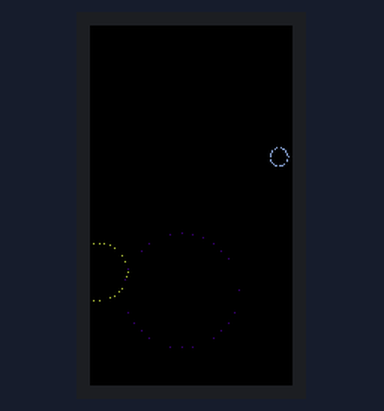
The program below on a simulated ESP32. Parts: 135×240 colour display.

Above: at 3.65 s.
At 8.05 s:
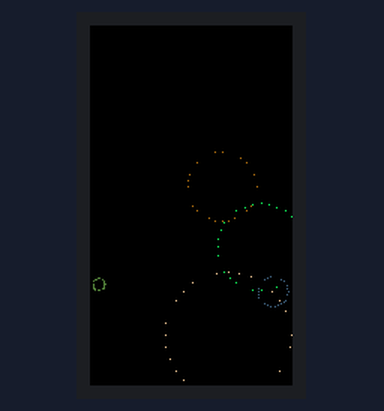
At 12.62 s:
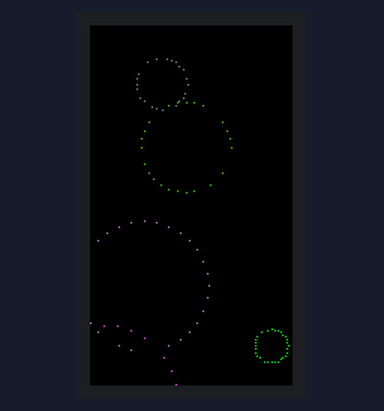
At 21.73 s:
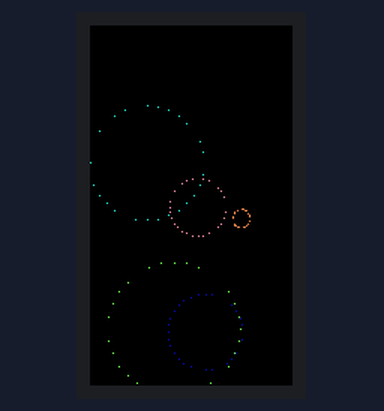
At 30.7 s:
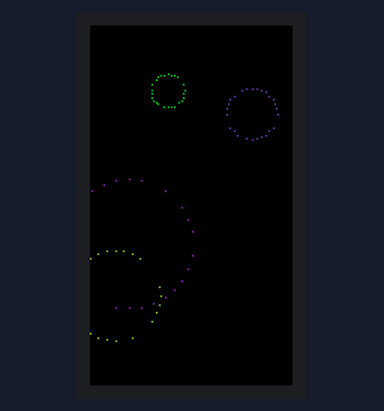
At 39.81 s:
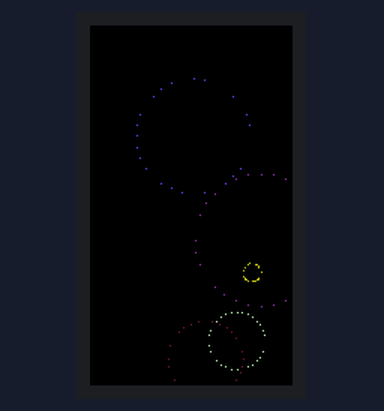

The program:

main.cpp
```cpp
#include "Burst.h"

#include <Arduino.h>
#include <TFT_eSPI.h>
#include <SPI.h>
#include <WiFi.h>
#include <random>

TFT_eSPI tft = TFT_eSPI();
std::default_random_engine rand_engine;
std::uniform_int_distribution<uint_fast16_t> dist_x(0, 134);
std::uniform_int_distribution<uint_fast16_t> dist_y(0, 239);
std::uniform_int_distribution<uint16_t> dist_colour(0, 0xffff);

unsigned int time_counter = 0;

uint_fast16_t rand_x()
{
    return dist_x(rand_engine);
}

uint_fast16_t rand_y()
{
    return dist_y(rand_engine);
}

uint_fast16_t rand_colour()
{
    return dist_colour(rand_engine);
}

const unsigned int MAX_BURSTS = 5;
Burst bursts[MAX_BURSTS];
unsigned int nbursts = 0;

void setup()
{
    // Init display.
    tft.init();
    tft.fillScreen(TFT_BLACK);

    // Init serial port.
    Serial.begin(115200);
}

void loop()
{
    if ((nbursts < MAX_BURSTS) && (time_counter == 0))
    {
        uint_fast16_t x = rand_x();
        uint_fast16_t y = rand_y();
        uint16_t colour = rand_colour();
        bursts[nbursts] = Burst(&tft, x, y, colour, TFT_BLACK, 50);
        nbursts += 1;
    }
    for (unsigned int k = 0; k < nbursts; ++k)
    {
        if (bursts[k].update_and_redraw() == 0)
        {
            uint_fast16_t x = rand_x();
            uint_fast16_t y = rand_y();
            uint16_t colour = rand_colour();
            bursts[k] = Burst(&tft, x, y, colour, TFT_BLACK, 50);
        }
    }
    time_counter = (time_counter + 1) & 0x1f;
    delay(50);
}
```

Burst.cpp
```cpp
#include "Burst.h"

/**
 * Fixed-point values of sin(0), sin(pi/16), sin(2*pi/16), ..., sin(8*pi/16).
 */
uint_fast16_t SIN_TABLE[9] = {
    0, 12, 24, 36, 45, 53, 59, 63, 64};

Burst::Burst(TFT_eSPI* tft, uint_fast16_t start_x, uint_fast16_t start_y,
             uint16_t colour, uint16_t background_colour, uint16_t glow_time) : tft(tft), colour(colour), background_colour(background_colour), remaining_time(glow_time)
{
    for (uint_fast8_t k = 0; k < 32; ++k)
    {
        pos_x[k] = start_x << 6;
        pos_y[k] = start_y << 6;
        if (k < 8)
        {
            speed_x[k] = SIN_TABLE[8 - k];
            speed_y[k] = SIN_TABLE[k];
        }
        else if (k < 16)
        {
            speed_x[k] = -SIN_TABLE[k - 8];
            speed_y[k] = SIN_TABLE[16 - k];
        }
        else if (k < 24)
        {
            speed_x[k] = -SIN_TABLE[24 - k];
            speed_y[k] = -SIN_TABLE[k - 16];
        }
        else
        {
            speed_x[k] = SIN_TABLE[k - 24];
            speed_y[k] = -SIN_TABLE[32 - k];
        }
        speed_y[k] += INITIAL_SPEED_Y;
    }
}

Burst::Burst() {
}

std::default_random_engine Burst::rand_engine = std::default_random_engine();

std::uniform_int_distribution<uint_fast16_t> Burst::dist_flicker = std::uniform_int_distribution<uint_fast16_t>(0, 3);

uint_fast16_t Burst::rng_flicker() {
    return dist_flicker(rand_engine);
}

/**
 * Draw over the current position of the dots with the back ground colour,
 * update the positions, draw dots in the new positions.
 * @return remaining time
 */
uint16_t Burst::update_and_redraw()
{
    for (uint_fast8_t k = 0; k < 32; ++k)
    {
        tft->drawPixel(pos_x[k] >> 6, pos_y[k] >> 6, background_colour);
    }
    if (remaining_time > 0)
    {
        for (uint_fast8_t k = 0; k < 32; ++k)
        {
            pos_x[k] += speed_x[k];
            pos_y[k] += speed_y[k];
            if(rng_flicker() != 0) {
                tft->drawPixel(pos_x[k] >> 6, pos_y[k] >> 6, colour);
            }
            speed_y[k] += GRAVITY_ACCELERATION;
        }
        remaining_time -= 1;
        return remaining_time + 1;
    }
    return 0;
}
```

Burst.h
```cpp
#ifndef BURST_H
#define BURST_H

#include <TFT_eSPI.h>
#include <random>

const uint_fast16_t INITIAL_SPEED_Y = -64;
const uint_fast16_t GRAVITY_ACCELERATION = 8;

class Burst
{
private:
    static std::default_random_engine rand_engine;
    static std::uniform_int_distribution<uint_fast16_t> dist_flicker;
    TFT_eSPI* tft;
    uint16_t colour;
    uint16_t background_colour;
    uint16_t remaining_time;
    // We use fast fixed-point arithmetic. The upper 10 bits are the integral
    // part. We use 2s-complement, so -1/2 = b1111_1111_1110_0000.
    uint_fast16_t pos_x[32];
    uint_fast16_t pos_y[32];
    uint_fast16_t speed_x[32];
    uint_fast16_t speed_y[32];
    static uint_fast16_t rng_flicker();

public:
    Burst();
    Burst(TFT_eSPI* tft, uint_fast16_t start_x, uint_fast16_t start_y,
          uint16_t colour, uint16_t background_colour, uint16_t glow_time);
    uint16_t update_and_redraw();
};

#endif
```
